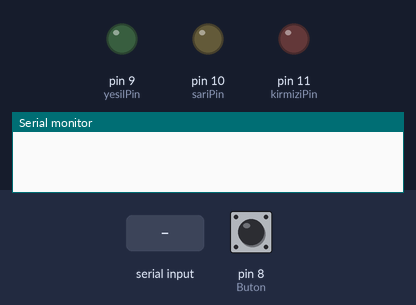
Bench run of a sketch on a simulated Arduino Uno, built with avr-gcc and run on an emulated ATmega328P. Parts: output pins drawn as LEDs (lit = HIGH), the last lines printed to the serial monitor. Inputs (shaded band) come from the test bench; at power-on: pin 8 (Buton) LOW.

Above: at 1.2 s.
1.3 s: "1" received over Serial
At 2.5 s:
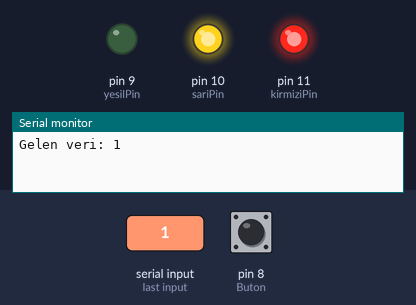
2.8 s: pin 8 (Buton) pulled HIGH for 0.15 s
At 2.87 s:
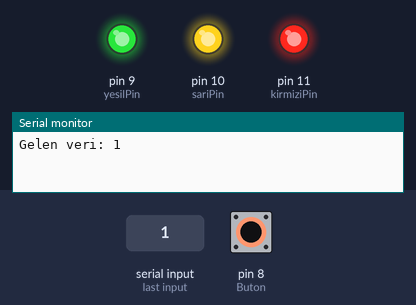
4.4 s: "2" received over Serial
At 5.0 s:
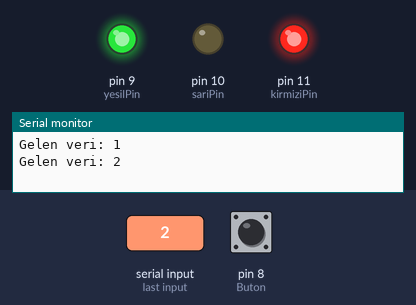
5.9 s: "3" received over Serial
At 7.1 s:
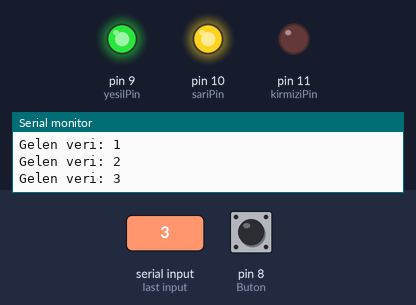
7.4 s: "4" received over Serial
At 8.4 s:
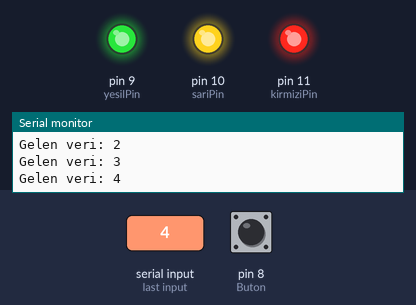
Timing chart, 0 to 9.9 s (numbered marks = the images above; inputs shaded):
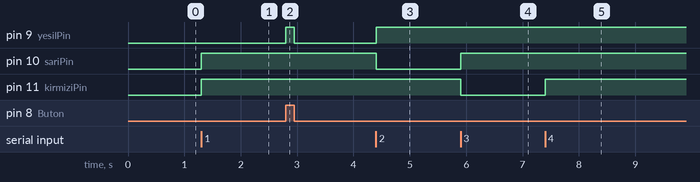

The sketch:

sketch_jan13a.ino
```cpp
char veri;  // these are the variables
int yesilPin = 9;
int sariPin = 10;
int kirmiziPin = 11;
#define Buton 8
int buton_durumu = 0;


void setup() {
  Serial.begin(9600);  // start the serial communication with 9600 baudrate
  pinMode(Buton, INPUT); // button(input)

  pinMode(kirmiziPin, OUTPUT); // set the kirmiziPin the output
  pinMode(sariPin, OUTPUT);   // set the sariPin the output
  pinMode(yesilPin, OUTPUT);  // set the yesilPin the output
}

void loop() {
  if(Serial.available()) {   // Control the data on serial port
    veri = Serial.read();    // read the data coming from HC06
    Serial.print("Gelen veri: "); // write the information on the serial monitor
    Serial.println(veri); // write the data

  }

  buton_durumu = digitalRead(Buton);
  if(buton_durumu == 1){ //if the button durumu is '1'
    digitalWrite(yesilPin, HIGH);   // closed
    digitalWrite(sariPin, HIGH);    // closed
    digitalWrite(kirmiziPin, HIGH); // closed
  }
  else if(veri == '1'){   // if the data is 1
    digitalWrite(yesilPin, LOW);  // set the green led open (leds one side is connected to the 5V so if we want to set the leds open we should have LOW output)
    digitalWrite(sariPin, HIGH);    // set the yellow led is closed
    digitalWrite(kirmiziPin, HIGH); // set the red led is closed
  }
  else if(veri == '2'){  // if the data is 2
    digitalWrite(yesilPin, HIGH);   // setthe green led is closed
    digitalWrite(sariPin, LOW);   // set the yellow led is open
    digitalWrite(kirmiziPin, HIGH); // set the red led is closed
  }
  else if(veri == '3'){  // if the data is 3
    digitalWrite(yesilPin, HIGH);   // green led is closed
    digitalWrite(sariPin, HIGH);    // yellow led is closed
    digitalWrite(kirmiziPin, LOW); // red led is open
  }
  else if(veri == '4'){  // if the data is 4 (from the reset button)
    digitalWrite(yesilPin, HIGH);   // closed
    digitalWrite(sariPin, HIGH);    // closed
    digitalWrite(kirmiziPin, HIGH); // closed
  }


}
```

Measured:
- after the input at 1.3 s, pin 10 (sariPin), pin 11 (kirmiziPin): LOW → HIGH at once
- after the input at 2.8 s, pin 9 (yesilPin): LOW → HIGH at once, → LOW 0.15 s later
- after the input at 4.4 s, pin 9 (yesilPin): LOW → HIGH at once; pin 10 (sariPin): HIGH → LOW at once
- after the input at 5.9 s, pin 10 (sariPin): LOW → HIGH at once; pin 11 (kirmiziPin): HIGH → LOW at once
- after the input at 7.4 s, pin 11 (kirmiziPin): LOW → HIGH at once
